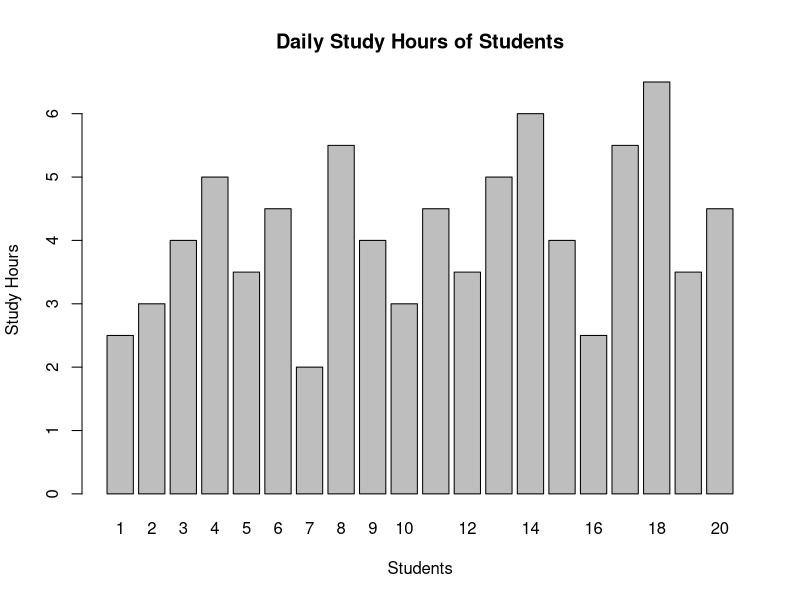
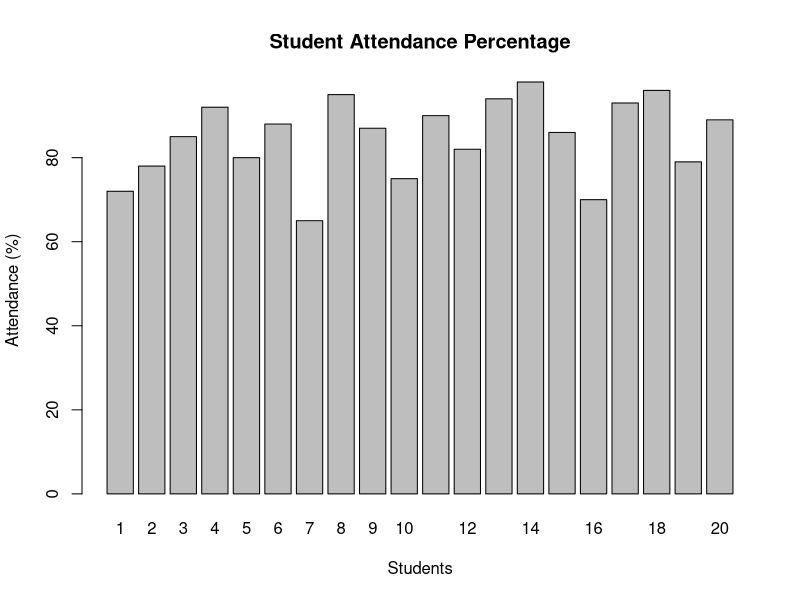
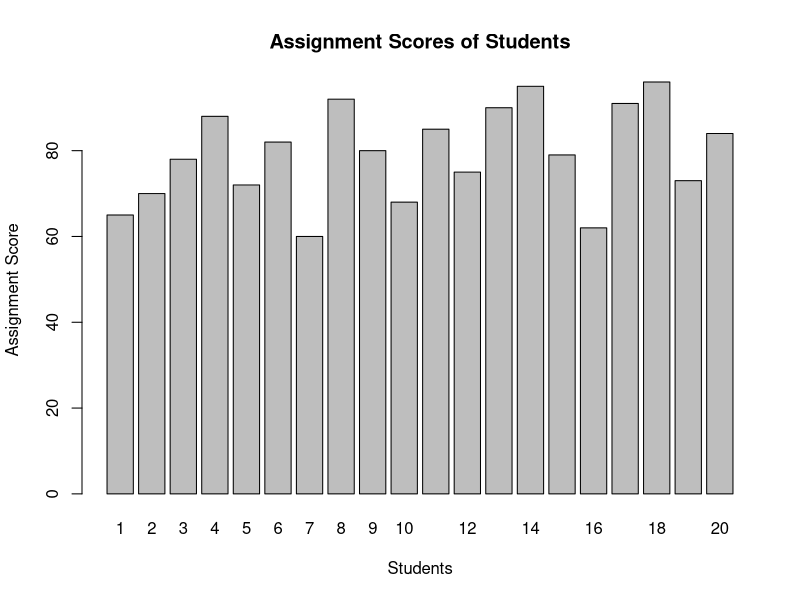
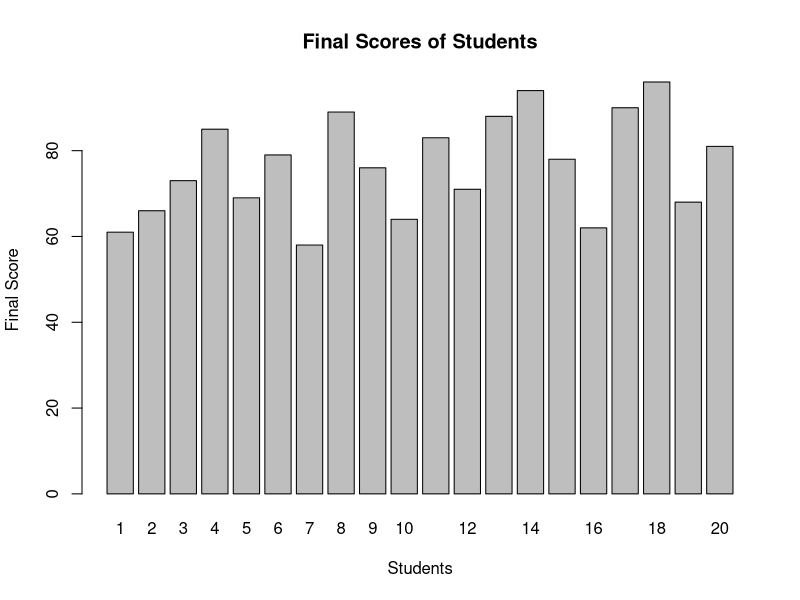
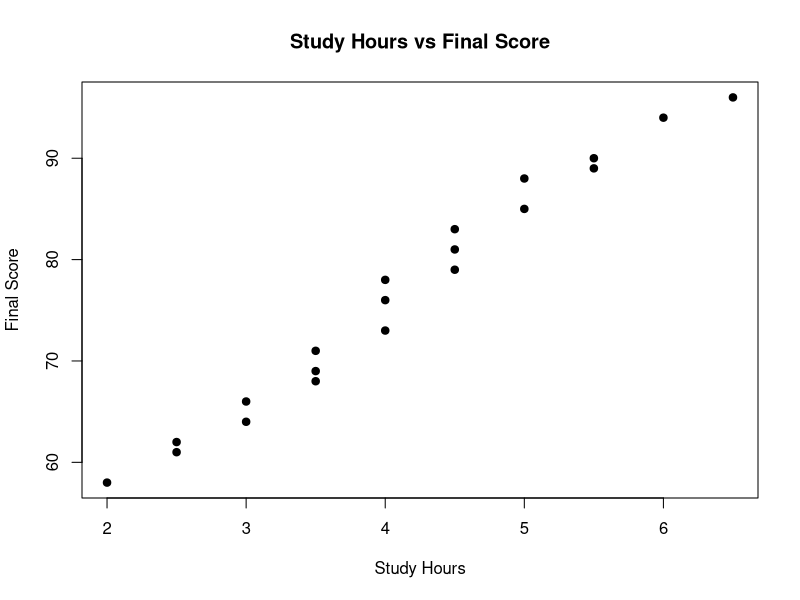
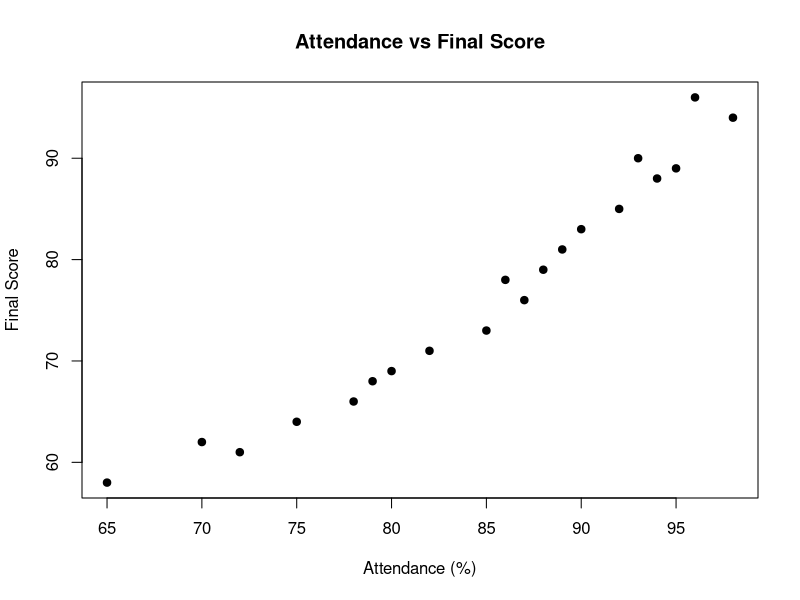
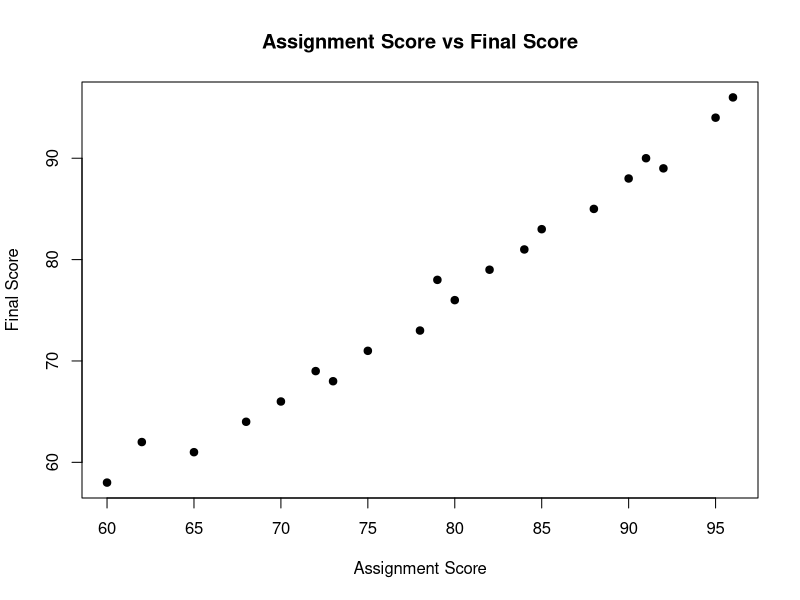
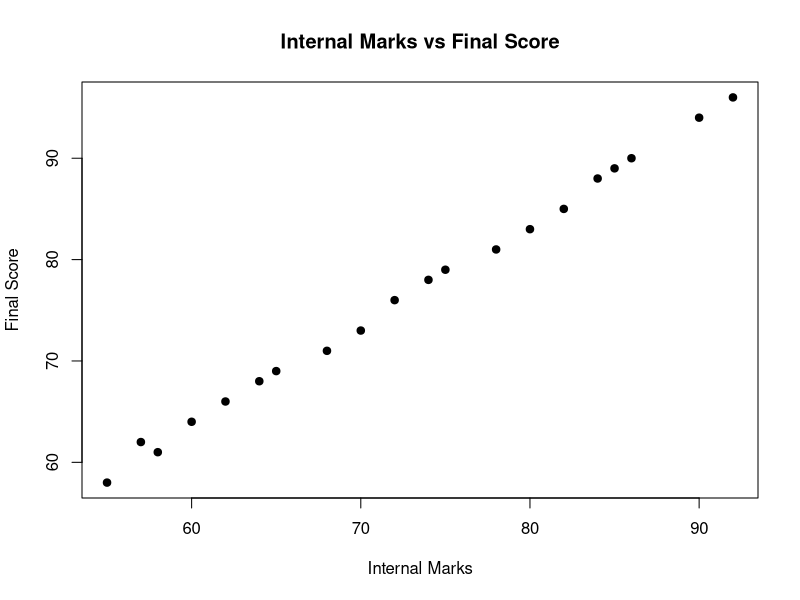

Recreate these plots in R, in order.
## ---- chunk 1
knitr::opts_chunk$set(echo = TRUE)
## ---- chunk 2
student <- data.frame(
  Age = c(18,19,20,21,19,22,20,18,21,23,
          19,20,22,18,21,20,19,23,22,20),

  Study_Hours = c(2.5,3.0,4.0,5.0,3.5,4.5,2.0,5.5,4.0,3.0,
                  4.5,3.5,5.0,6.0,4.0,2.5,5.5,6.5,3.5,4.5),

  Attendance = c(72,78,85,92,80,88,65,95,87,75,
                 90,82,94,98,86,70,93,96,79,89),

  Assignment_Score = c(65,70,78,88,72,82,60,92,80,68,
                       85,75,90,95,79,62,91,96,73,84),

  Internal_Marks = c(58,62,70,82,65,75,55,85,72,60,
                     80,68,84,90,74,57,86,92,64,78),

  Exam_Marks = c(60,65,72,85,68,78,58,88,75,63,
                 82,70,87,93,77,61,89,95,67,80),

  Final_Score = c(61,66,73,85,69,79,58,89,76,64,
                  83,71,88,94,78,62,90,96,68,81)
)

student
## ---- chunk 3
str(student)
summary(student)
## ---- chunk 4
colSums(is.na(student))
## ---- chunk 5
sum(duplicated(student))
## ---- chunk 6
mean(student$Study_Hours)
## ---- chunk 7
mean(student$Attendance)
## ---- chunk 8
mean(student$Assignment_Score)
## ---- chunk 9
mean(student$Internal_Marks)
## ---- chunk 10
mean(student$Exam_Marks)
## ---- chunk 11
mean(student$Final_Score)
## ---- chunk 12
max(student$Final_Score)
## ---- chunk 13
min(student$Final_Score)
## ---- chunk 14
barplot(
  student$Study_Hours,
  main = "Daily Study Hours of Students",
  xlab = "Students",
  ylab = "Study Hours",
  names.arg = 1:nrow(student)
)
## ---- chunk 15
barplot(
  student$Attendance,
  main = "Student Attendance Percentage",
  xlab = "Students",
  ylab = "Attendance (%)",
  names.arg = 1:nrow(student)
)
## ---- chunk 16
barplot(
  student$Assignment_Score,
  main = "Assignment Scores of Students",
  xlab = "Students",
  ylab = "Assignment Score",
  names.arg = 1:nrow(student)
)
## ---- chunk 17
barplot(
  student$Final_Score,
  main = "Final Scores of Students",
  xlab = "Students",
  ylab = "Final Score",
  names.arg = 1:nrow(student)
)
## ---- chunk 18
plot(
  student$Study_Hours,
  student$Final_Score,
  main = "Study Hours vs Final Score",
  xlab = "Study Hours",
  ylab = "Final Score",
  pch = 19
)
## ---- chunk 19
plot(
  student$Attendance,
  student$Final_Score,
  main = "Attendance vs Final Score",
  xlab = "Attendance (%)",
  ylab = "Final Score",
  pch = 19
)
## ---- chunk 20
plot(
  student$Assignment_Score,
  student$Final_Score,
  main = "Assignment Score vs Final Score",
  xlab = "Assignment Score",
  ylab = "Final Score",
  pch = 19
)
## ---- chunk 21
plot(
  student$Internal_Marks,
  student$Final_Score,
  main = "Internal Marks vs Final Score",
  xlab = "Internal Marks",
  ylab = "Final Score",
  pch = 19
)
## ---- chunk 22
cor(
  student$Study_Hours,
  student$Final_Score
)
## ---- chunk 23
cor(
  student$Attendance,
  student$Final_Score
)
## ---- chunk 24
cor(
  student$Assignment_Score,
  student$Final_Score
)
## ---- chunk 25
cor(
  student$Internal_Marks,
  student$Final_Score
)
## ---- chunk 26
cor(
  student$Exam_Marks,
  student$Final_Score
)
## ---- chunk 27
cor(student)
